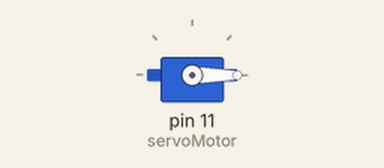
A sketch run on a simulated Arduino Uno, built with avr-gcc and run on an emulated ATmega328P. Parts: servo.

Above: at 0.05 s.
At 1.5 s:
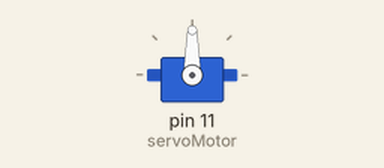
At 3.0 s:
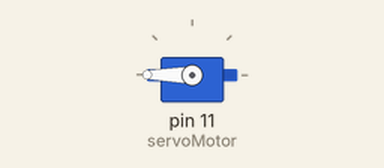
Timing chart, 0 to 6.9 s (numbered marks = the images above):
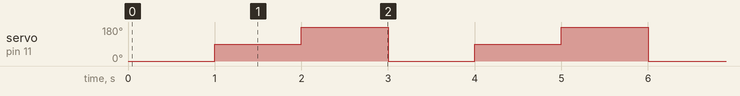

Measured:
- by itself, servo on pin 11 (servoMotor): repeats every 3.0 s: 180° 1.0 s, 0° 1.0 s, 90° 1.0 s

The sketch:

servomotor.ino
```cpp
/*
  Control de un servo
  Viernes 2 de octubre 2020

  Lucas Martín Treser - Automatismos Mar del Plata
  https://www.automatismos-mdq.com.ar/

  Simulación en:
  https://www.tinkercad.com/things/h5XEEa9sCJg

*/

//Librería y objeto servo
#include <Servo.h>
Servo servoMotor;

void setup() {

  servoMotor.attach(11);

}

void loop() {

  // Desplazamos a la posición 0º
  servoMotor.write(0);
  delay(1000);

  // Desplazamos a la posición 90º
  servoMotor.write(90);
  delay(1000);

  // Desplazamos a la posición 180º
  servoMotor.write(180);
  delay(1000);

}
```
